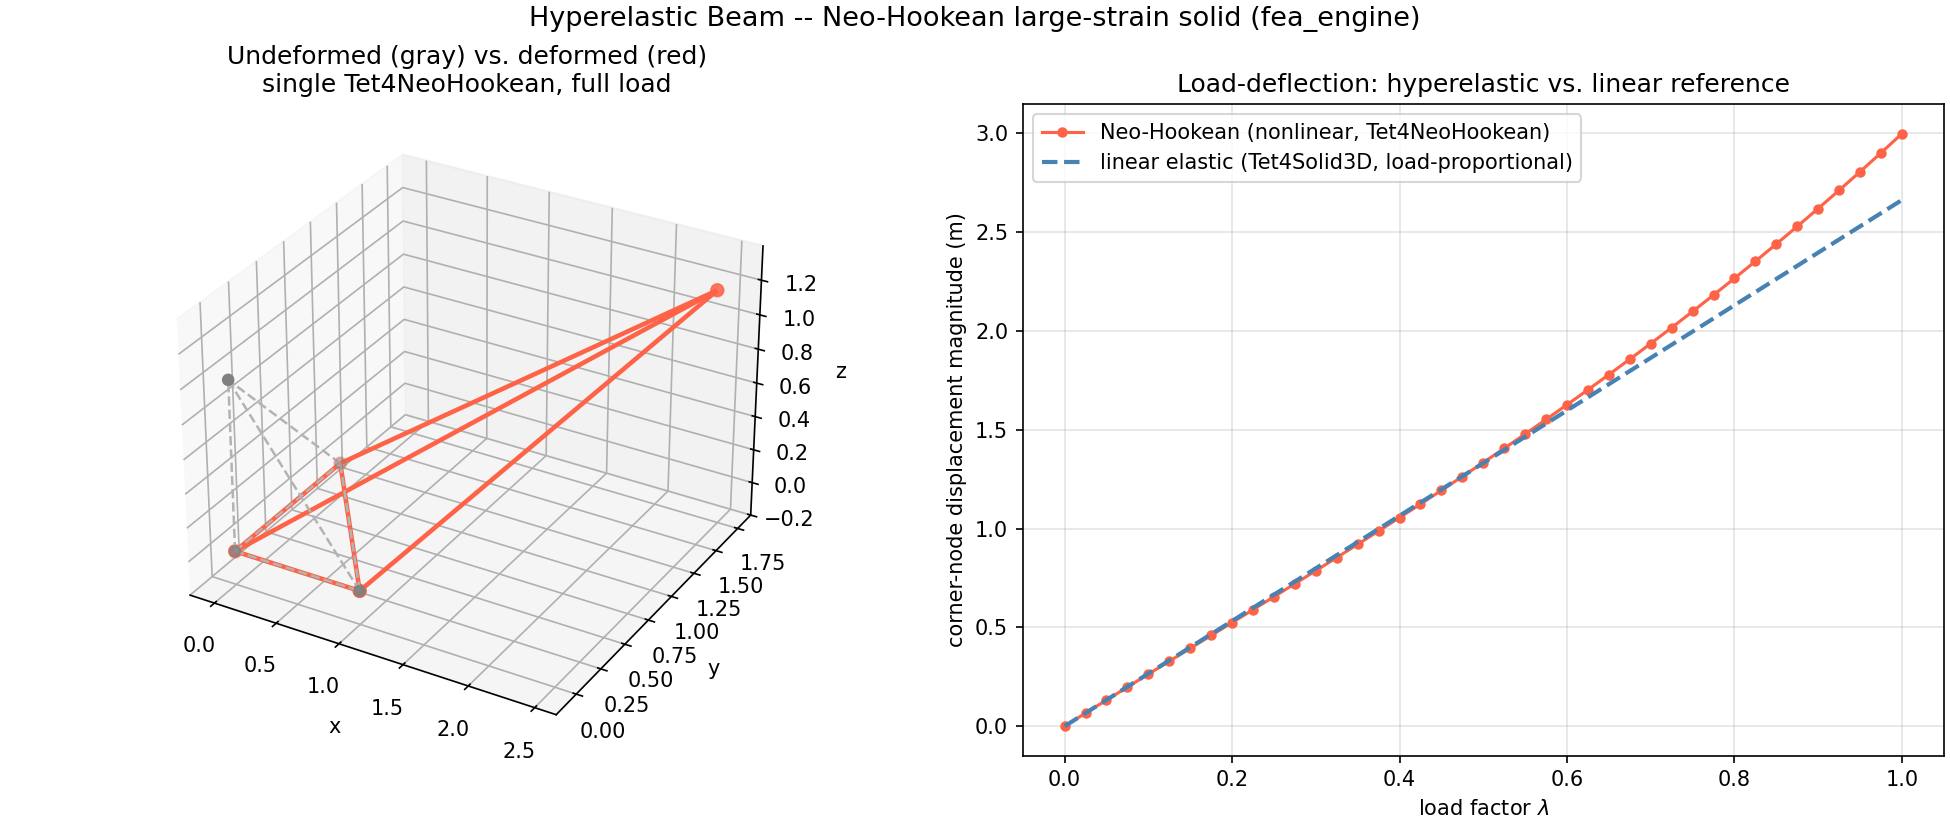

Write Python code to recreate this figure.
"""
fea_02_hyperelastic_neo_hookean.py -- Example Gallery: large-strain
Neo-Hookean hyperelasticity (Tet4NeoHookean), mirroring TensorMesh's
Example Gallery / Solid Mechanics / Hyperelastic Beam page.

Single Tet4NeoHookean element (this package's only hyperelastic
element -- 3-D solid only, no multi-tet mesh generator exists in this
codebase, so a single element is the SAME scope the package's own
existing validation demo (examples/hyperelastic_neo_hookean_demo.py)
already uses -- built here for the visual, not as new physics).

Panel 1: 3-D wireframe of the undeformed vs. large-strain deformed
tetrahedron.
Panel 2: load-deflection curve -- the Neo-Hookean incremental
Newton-Raphson solve (solve_nonlinear_static) vs. a ONE-SHOT LINEAR
solve of the SAME tet/material via the ordinary Tet4Solid3D element
(D_solid3d), scaled by load factor -- the two must agree at small
load and visibly diverge as the load grows, the real, honest
"hyperelastic vs. linear" signature (not asserted, shown).
"""
import numpy as np
import matplotlib.pyplot as plt
from mpl_toolkits.mplot3d.art3d import Line3DCollection

from fea_engine import (Tet4NeoHookean, Tet4Solid3D, NeoHookeanMaterial,
                         FESystem, D_solid3d, Material)
from fea_engine.mesh import Mesh
from fea_engine import nonlinear_solver as nls

E, NU = 1.0e6, 0.4   # rubber-like
COORDS = np.array([[0, 0, 0], [1, 0, 0], [0, 1, 0], [0, 0, 1]], dtype=float)
CONN = np.array([[0, 1, 2, 3]])
EDGES = [(0, 1), (0, 2), (0, 3), (1, 2), (1, 3), (2, 3)]
F_TOTAL = np.array([1.3e5, 9e4, -6.5e4])   # corner load on node 3


def main():
    mat = NeoHookeanMaterial(E=E, nu=NU)
    mesh = Mesh(nodes=COORDS, elements=CONN, dim=3)

    # ---- Nonlinear (Neo-Hookean) incremental solve ----
    elem_nh = Tet4NeoHookean()
    fs_nh = FESystem(mesh, elem_nh, sparse=False)
    fs_nh.fix_dofs([0, 1, 2], [0, 1, 2])
    fs_nh.F[9:12] = F_TOTAL
    n_steps = 40
    load_factors, U_hist = nls.solve_nonlinear_static(fs_nh, mat, n_steps=n_steps, tol=1e-10, max_iter=60)
    tip_nh = U_hist[:, 9:12]

    # ---- Linear-elastic reference (same tet, same E/nu, load-proportional) ----
    D_lin = D_solid3d(Material(E=E, nu=NU))
    elem_lin = Tet4Solid3D()
    fs_lin = FESystem(mesh, elem_lin, sparse=False)
    fs_lin.assemble_stiffness(D_lin)
    fs_lin.fix_dofs([0, 1, 2], [0, 1, 2])
    fs_lin.F[9:12] = F_TOTAL
    U_lin_full = fs_lin.solve_static()
    tip_lin_full = U_lin_full[9:12]
    tip_lin = np.outer(load_factors, tip_lin_full)   # linear => proportional to load

    fig = plt.figure(figsize=(13, 5.5), constrained_layout=True)
    ax1 = fig.add_subplot(1, 2, 1, projection='3d')
    ax2 = fig.add_subplot(1, 2, 2)

    # ---- Panel 1: undeformed vs deformed tet ----
    u_final = U_hist[-1].reshape(4, 3)
    deformed = COORDS + u_final
    lc_u = Line3DCollection([[COORDS[i], COORDS[j]] for i, j in EDGES],
                             colors='0.7', linestyles='dashed', linewidths=1.2)
    lc_d = Line3DCollection([[deformed[i], deformed[j]] for i, j in EDGES],
                             colors='tomato', linewidths=2.2)
    ax1.add_collection3d(lc_u)
    ax1.add_collection3d(lc_d)
    ax1.scatter(*COORDS.T, color='0.5', s=25)
    ax1.scatter(*deformed.T, color='tomato', s=35)
    all_pts = np.vstack([COORDS, deformed])
    for i, setlim in enumerate([ax1.set_xlim, ax1.set_ylim, ax1.set_zlim]):
        setlim(all_pts[:, i].min() - 0.2, all_pts[:, i].max() + 0.2)
    ax1.set_title('Undeformed (gray) vs. deformed (red)\nsingle Tet4NeoHookean, full load')
    ax1.set_xlabel('x'); ax1.set_ylabel('y'); ax1.set_zlabel('z')

    # ---- Panel 2: load-deflection curve, nonlinear vs linear ----
    disp_mag_nh = np.linalg.norm(tip_nh, axis=1)
    disp_mag_lin = np.linalg.norm(tip_lin, axis=1)
    ax2.plot(load_factors, disp_mag_nh, 'o-', color='tomato', markersize=4,
              label='Neo-Hookean (nonlinear, Tet4NeoHookean)')
    ax2.plot(load_factors, disp_mag_lin, '--', color='steelblue', linewidth=2,
              label='linear elastic (Tet4Solid3D, load-proportional)')
    ax2.set_xlabel(r'load factor $\lambda$')
    ax2.set_ylabel('corner-node displacement magnitude (m)')
    ax2.set_title('Load-deflection: hyperelastic vs. linear reference')
    ax2.grid(True, alpha=0.35)
    ax2.legend()

    fig.suptitle('Hyperelastic Beam -- Neo-Hookean large-strain solid (fea_engine)', fontsize=13)
    fig.savefig('fea_02_hyperelastic_neo_hookean.png', dpi=150)
    print("Saved fea_02_hyperelastic_neo_hookean.png")
    rel = abs(disp_mag_nh[-1] - disp_mag_lin[-1]) / disp_mag_lin[-1]
    print(f"At full load: nonlinear disp = {disp_mag_nh[-1]:.4f} m, "
          f"linear disp = {disp_mag_lin[-1]:.4f} m ({rel*100:.1f}% apart)")


if __name__ == "__main__":
    main()
